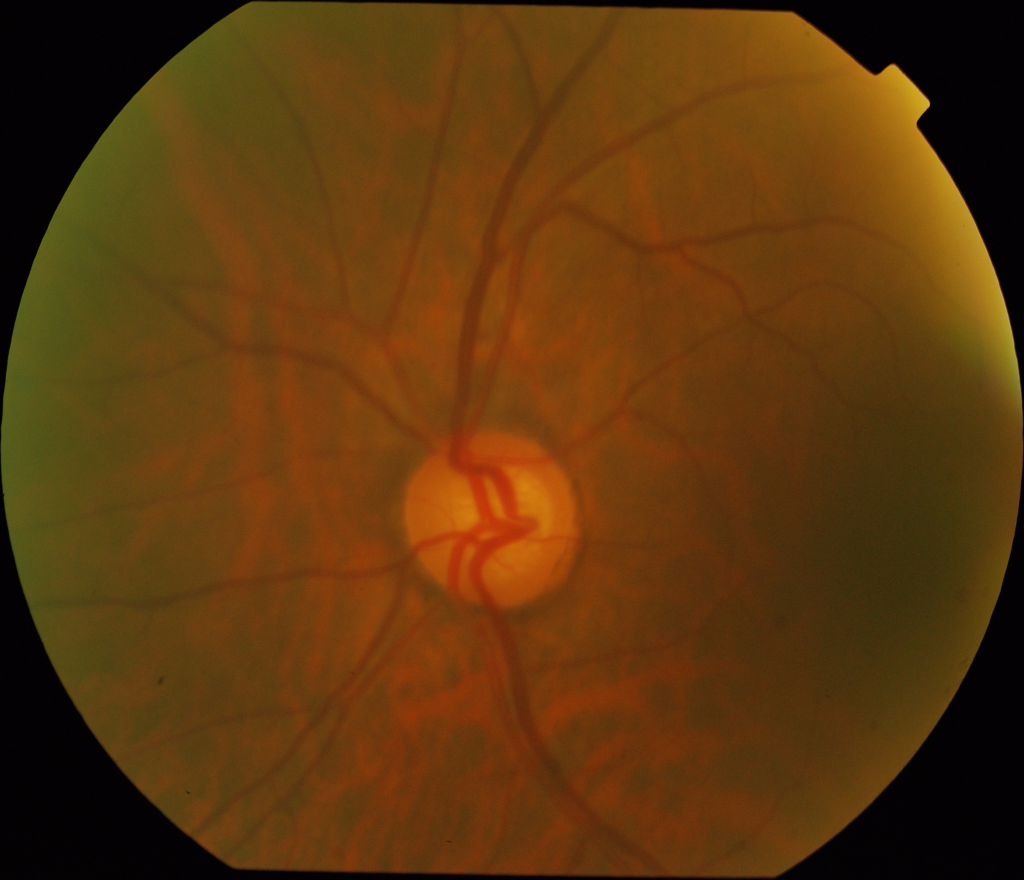
#> input picture Images/training/drishtiGS_037.png, 2048 x 1760 px (shown at 1/2 size)
$ jupyter execute --allow-errors 'hist_match copy.ipynb'
#> lines starting #> are read from the running program, lines starting #| are printed output that depends on the picture; after the words box and inside, x2 and y2 are one past the last pixel; in counts of white or black regions, pixels touching at a corner belong together
Calling All Autobots

[cell 1]
import cv2
import numpy as np
from matplotlib import pyplot as plt
from skimage import exposure

Function for histogram matching

[cell 2]
# Function for histogram matching
def histogram_matching(source, template):
    matched = exposure.match_histograms(source, template, channel_axis=None)
    return matched

Dataset

[cell 3]
image1 = 'Images/training/drishtiGS_017.png'
image2 = 'Images/training/drishtiGS_032.png'
image3 = 'Images/training/drishtiGS_036.png'
image4 = 'Images/training/drishtiGS_037.png'
image5 ='Images/training/drishtiGS_040.png'
image6 = 'Images/training/drishtiGS_042.png'
image7 = 'Images/training/drishtiGS_049.png'
image8 = 'Images/training/drishtiGS_057.png'
image9 = 'Images/training/drishtiGS_060.png'
image10 = 'Images/training/drishtiGS_063.png'
image11 = 'Images/training/drishtiGS_064.png'
image12 = 'Images/training/drishtiGS_066.png'
image13 = 'Images/training/drishtiGS_068.png'
image14 = 'Images/training/drishtiGS_069.png'
image15 = 'Images/training/drishtiGS_080.png'
image16 = 'Images/training/drishtiGS_081.png'
image17 = 'Images/training/drishtiGS_084.png'
image18 = 'Images/training/drishtiGS_088.png'
image19 = 'Images/training/drishtiGS_094.png'
image20 = 'Images/training/drishtiGS_098.png'

# Buat list yang berisi semua variabel gambar
images = [
    image1, image2, image3, image4, image5,
    image6, image7, image8, image9, image10,
    image11, image12, image13, image14, image15,
    image16, image17, image18, image19, image20
]

Read reference image

[cell 4]
# Read reference image and input image
reference_image_path = 'Images/training/drishtiGS_037.png'
# Load the images
reference_image = cv2.imread(reference_image_path)
#> reference_image is the input picture: shape (1760, 2048, 3); mean B, G, R 13.3, 54.7, 92.9
# Convert images to grayscale
gray_reference = cv2.cvtColor(reference_image, cv2.COLOR_BGR2GRAY)
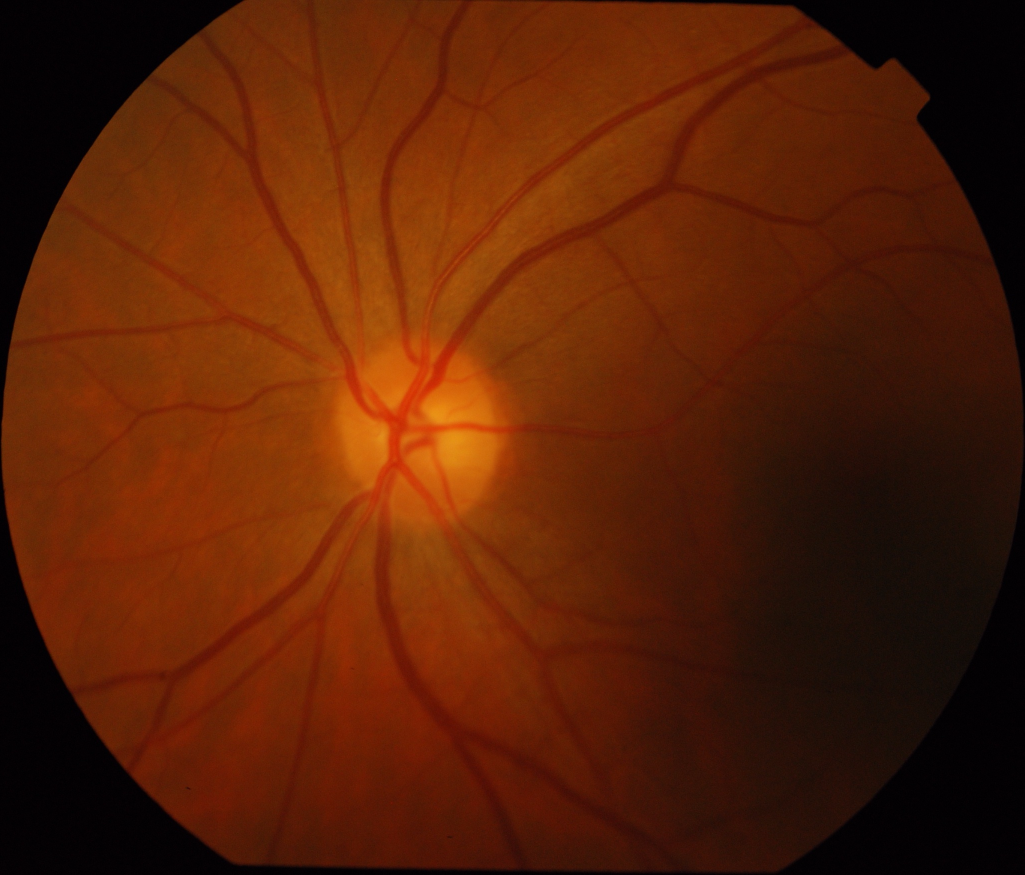
#> input picture Images/training/drishtiGS_017.png, 2049 x 1750 px (shown at 1/2 size)
#> further down, fundus_image is the input picture: shape (1750, 2049, 3); mean B, G, R 5.7, 32.3, 88.1

Iterasi 20 Gambar

#> (a cell that did not finish here is left out)

#> `fundus_cropped = matched_image[550:1300, 0:width]`:
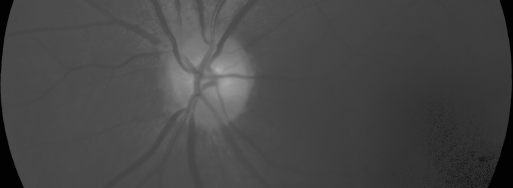
#> fundus_cropped: shape (750, 2049) float64 (shown at 1/4 size); min 0.0249, max 179, mean 71.4
#> `_, binary_image = cv2.threshold(fundus_cropped, 100, 255, cv2.THRESH_B..`:
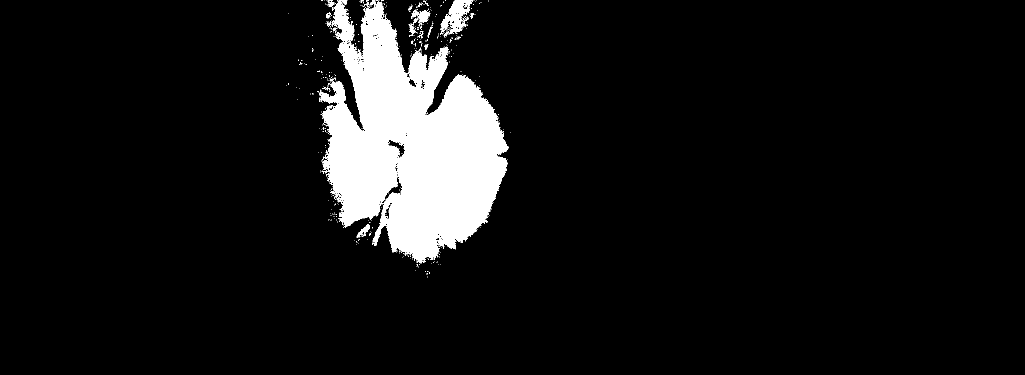
#> binary_image: shape (750, 2049) float64 (shown at 1/2 size); 7.8% white; 414 white regions (393 under 20 px), largest, box (x1, y1, x2, y2) and area: (637, 0, 1018, 527) 115317, (880, 0, 944, 69) 2069, (822, 19, 860, 46) 498
#> `contours, _ = cv2.findContours(closed_image_uint8, cv2.RETR_EXTERNAL, ..`: contours = 1 contour; box (x1, y1, x2, y2) and area: (663, 0, 1014, 516) 108382
#> `largest_contour = max(contours, key=cv2.contourArea)`: largest_contour = contour of 291 points, box (x1, y1, x2, y2) (663, 0, 1014, 516), area 108382
#> `x, y, w, h = cv2.boundingRect(largest_contour)`: x = 663; y = 0; w = 351; h = 516
#> `y1, y2 = max(0, y-30), min(fundus_cropped.shape[0], y+h+30)`: y1 = 0; y2 = 546
#> `x1, x2 = max(0, x-30), min(fundus_cropped.shape[1], x+w+30)`: x1 = 633; x2 = 1044
#> `optic_disc_cropped = fundus_cropped[y1:y2, x1:x2]`:
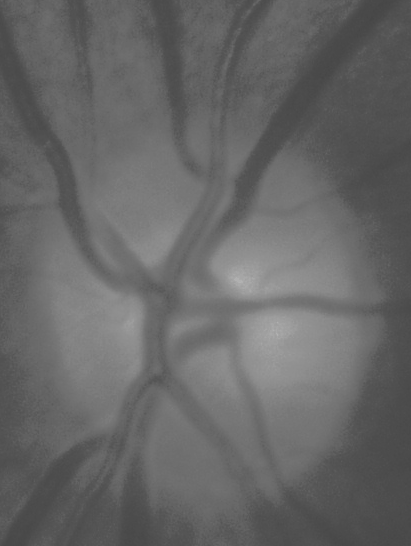
#> optic_disc_cropped: shape (546, 411) float64; min 70.28, max 179, mean 103
#> `optic_disc_RGB = RGB_cropped[y1:y2, x1:x2]`:
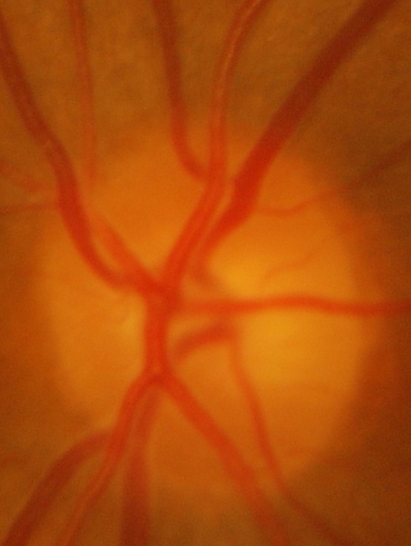
#> optic_disc_RGB: shape (546, 411, 3); mean B, G, R 9.7, 75.1, 175.3
#> `ellipse = cv2.fitEllipse(largest_contour)`: ellipse = ((830.3, 293.4), (336.8, 435.2), 160.5)
#> `cv2.ellipse(color_image, ellipse, (0, 255, 0), 2)`:
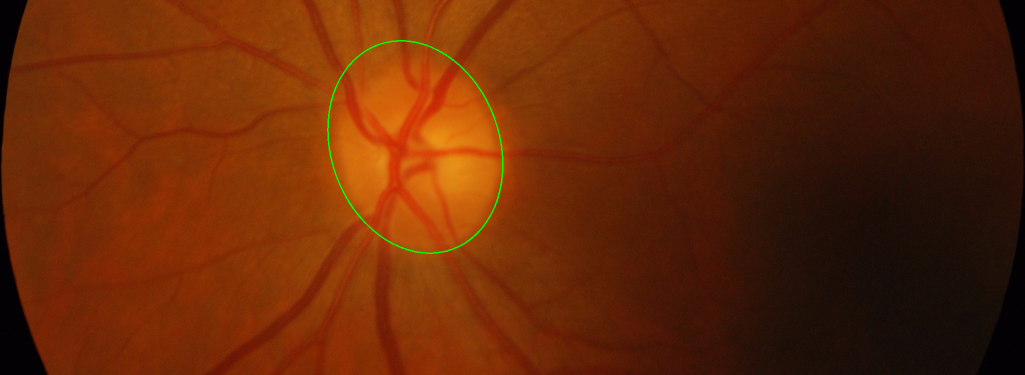
#> color_image: shape (750, 2049, 3) (shown at 1/2 size); mean R, G, B 102.9, 40.1, 6.4
#> pass 2 of the loop `for image in images:`:
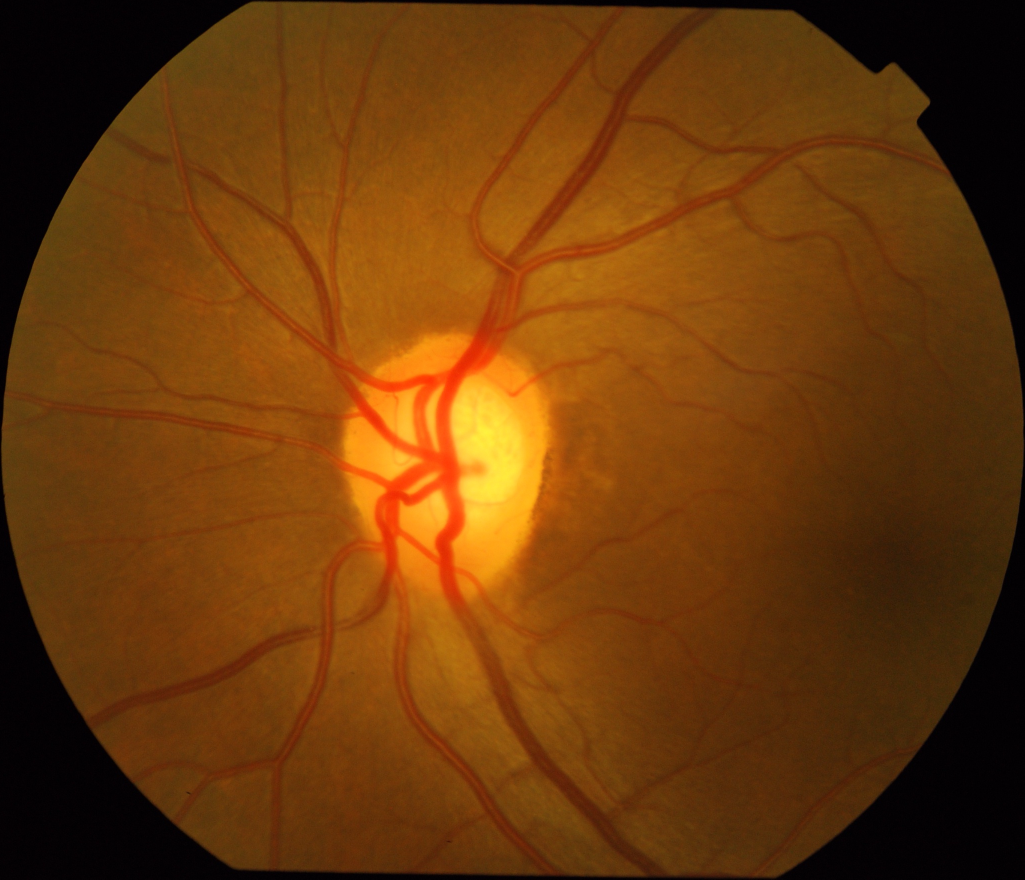
#> input picture Images/training/drishtiGS_032.png, 2049 x 1759 px (shown at 1/2 size)
#> fundus_image is the input picture: shape (1759, 2049, 3); mean B, G, R 10.7, 57.4, 107.1
#> gray_image: shape (1759, 2049)
#> matched: shape (1759, 2049) float64
#> `_, binary_image = cv2.threshold(fundus_cropped, 100, 255, cv2.THRESH_B..`:
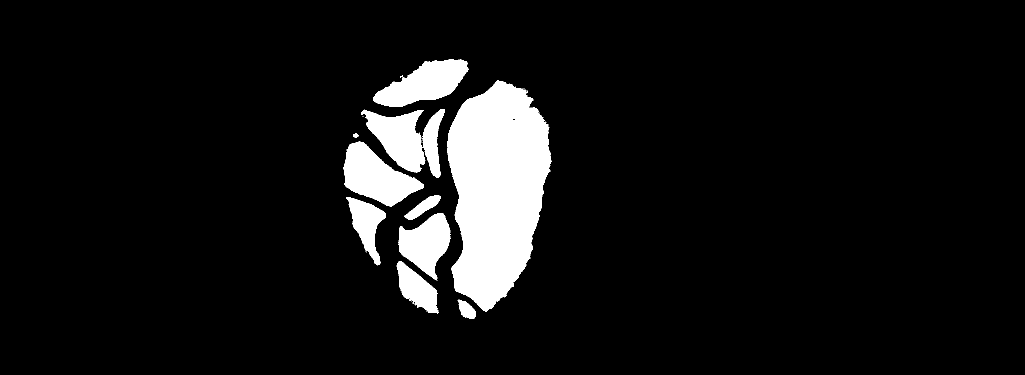
#> binary_image: shape (750, 2049) float64 (shown at 1/2 size); 7.9% white; 20 white regions (9 under 20 px), largest, box (x1, y1, x2, y2) and area: (894, 160, 1103, 624) 67850, (687, 283, 848, 413) 11194, (746, 118, 938, 214) 10258
#> contours = 1 contour; box (x1, y1, x2, y2) and area: (691, 122, 1102, 619) 150606
#> largest_contour = contour of 388 points, box (x1, y1, x2, y2) (691, 122, 1102, 619), area 150606
#> x = 691; y = 122; w = 411; h = 497
#> y1 = 92; y2 = 649
#> x1 = 661; x2 = 1132
#> optic_disc_cropped: shape (557, 471) float64
#> optic_disc_RGB: shape (557, 471, 3)
#> ellipse = ((901, 371), (399.8, 504.9), 2.59)
#> `cv2.ellipse(color_image, ellipse, (0, 255, 0), 2)`:
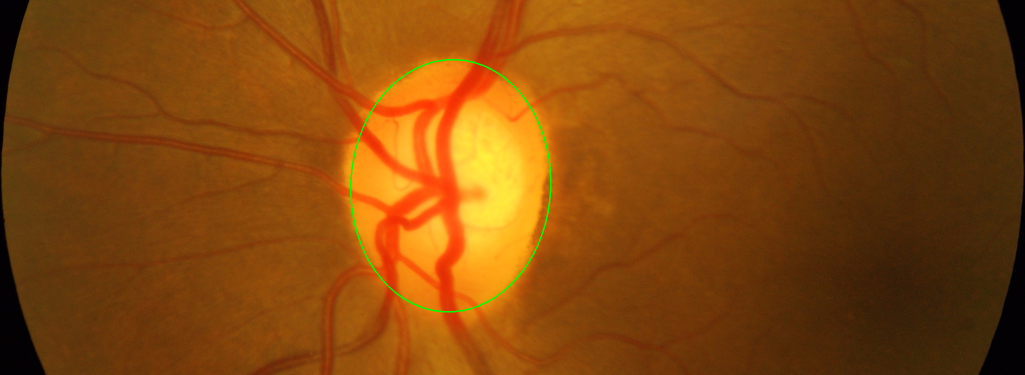
#> color_image: shape (750, 2049, 3) (shown at 1/2 size); mean R, G, B 131.8, 71.1, 12.2
    # Get the dimensions of the image
    height, width, _ = fundus_image.shape

    # Crop the image along the y-axis from 550 to 1300
    # Taking the entire width for x-axis
    fundus_cropped = matched_image[550:1300, 0:width]
    RGB_cropped = fundus_image[550:1300, 0:width]

    # Apply thresholding
    _, binary_image = cv2.threshold(fundus_cropped, 100, 255, cv2.THRESH_BINARY)
    # Perform morphological opening
    kernel_open = np.ones((20, 20), np.uint8)
    opened_image = cv2.morphologyEx(binary_image, cv2.MORPH_OPEN, kernel_open)
    # Perform morphological closing
    kernel_close = np.ones((100, 100), np.uint8)
    closed_image = cv2.morphologyEx(opened_image, cv2.MORPH_CLOSE, kernel_close)

    # Convert closed_image to grayscale if it's not already in grayscale
    if len(closed_image.shape) > 2:
        closed_image_gray = cv2.cvtColor(closed_image, cv2.COLOR_BGR2GRAY)
    else:
        closed_image_gray = closed_image

    # Ensure the image is in the correct format (CV_8UC1)
    closed_image_uint8 = np.uint8(closed_image_gray)
    # Find contours
    contours, _ = cv2.findContours(closed_image_uint8, cv2.RETR_EXTERNAL, cv2.CHAIN_APPROX_SIMPLE)

    # Check if any contours were found
    if not contours:
        raise ValueError("No contours found in the image")

    # Get the largest contour
    largest_contour = max(contours, key=cv2.contourArea)
    # Get the bounding rectangle of the largest contour
    x, y, w, h = cv2.boundingRect(largest_contour)

    # Ensure the crop area is within the image bounds
    y1, y2 = max(0, y-30), min(fundus_cropped.shape[0], y+h+30)
    x1, x2 = max(0, x-30), min(fundus_cropped.shape[1], x+w+30)

    # Crop the image to the bounding rectangle
    optic_disc_cropped = fundus_cropped[y1:y2, x1:x2]
    optic_disc_RGB = RGB_cropped[y1:y2, x1:x2]
    # Draw the contours on the original image
    contour_image = fundus_cropped.copy()
    cv2.drawContours(contour_image, [largest_contour], -1, (0, 255, 0), 2)

    # Convert RGB_cropped to RGB format
    color_image = cv2.cvtColor(RGB_cropped, cv2.COLOR_BGR2RGB)

    # Menemukan kontur
    contours, _ = cv2.findContours(closed_image_uint8, cv2.RETR_TREE, cv2.CHAIN_APPROX_SIMPLE)

    # Pastikan ada kontur yang ditemukan
    if len(contours) > 0:
        # Ambil kontur terbesar (diasumsikan sebagai optic disc)
        largest_contour = max(contours, key=cv2.contourArea)

        # Fit ellipse ke kontur terbesar
        if len(largest_contour) >= 5:  # Minimum number of points required to fit ellipse
            ellipse = cv2.fitEllipse(largest_contour)

            # Gambar ellips ke gambar warna dengan warna merah (RGB: (255, 0, 0))
            cv2.ellipse(color_image, ellipse, (0, 255, 0), 2)

            # Tampilkan hasil
            plt.figure(figsize=(10, 10))
            plt.subplot(1, 2, 1)
            plt.title('Binary Image')
            plt.imshow(binary_image, cmap='gray')

            plt.subplot(1, 2, 2)
            plt.title('Ellips Fitting Result')
            plt.imshow(color_image)
            plt.show()
        else:
            print("Kontur tidak cukup poin untuk fitting ellips.")
    else:
        print("Tidak ada kontur yang ditemukan.")

SHOW SHOW SHOW

[cell 6]
# Create a subplot with 3 rows and 2 columns
plt.figure(figsize=(12, 10))

# Plot the original image
plt.subplot(2, 3, 1)
plt.imshow(gray_image, cmap='gray')
plt.title('Gray Image')

# Plot the gray image
plt.subplot(2, 3, 2)
plt.imshow(matched_image, cmap='gray')
plt.title('Matched Image')

# Plot the binary image
plt.subplot(2, 3, 3)
plt.imshow(binary_image, cmap='gray')
plt.title('Binary Image')

# Plot the closed image
plt.subplot(2, 3, 4)
plt.imshow(closed_image, cmap='gray')
plt.title('Closed Image')

# Add these lines after drawing contours and cropping images

# Plot the contours image
plt.subplot(2, 3, 5)
plt.imshow(contour_image)#cv2.cvtColor(contour_image, cv2.COLOR_BGR2RGB))
plt.title('Contours Image')

# Plot the cropped image
plt.subplot(2, 3, 6)
plt.imshow(optic_disc_cropped, cmap='gray')
plt.title('Cropped Image')

plt.tight_layout()
plt.show()
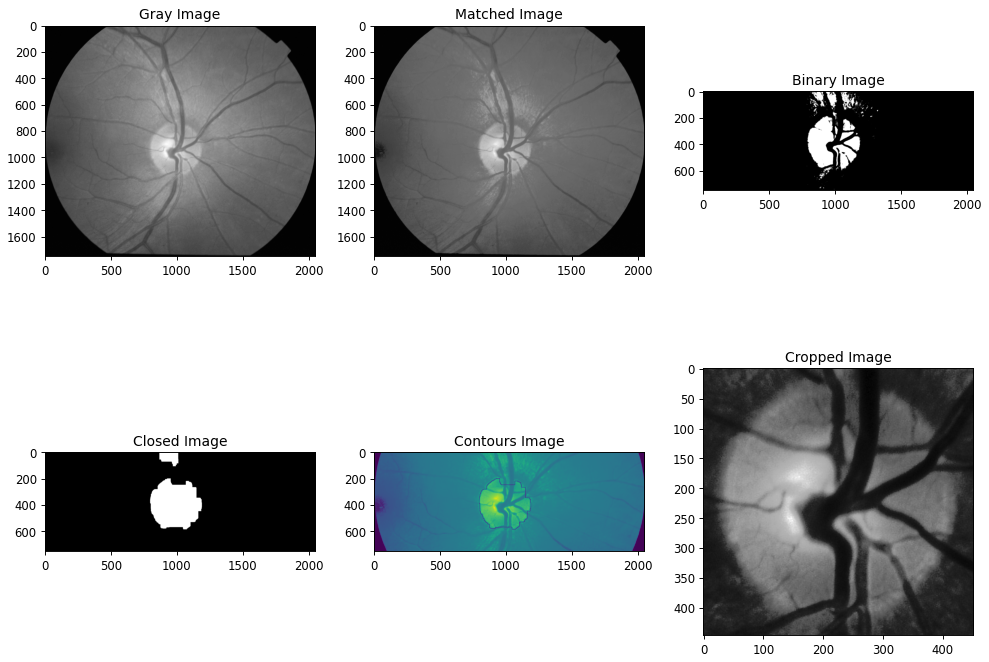
#> figure drawn by matplotlib, 6 panels
